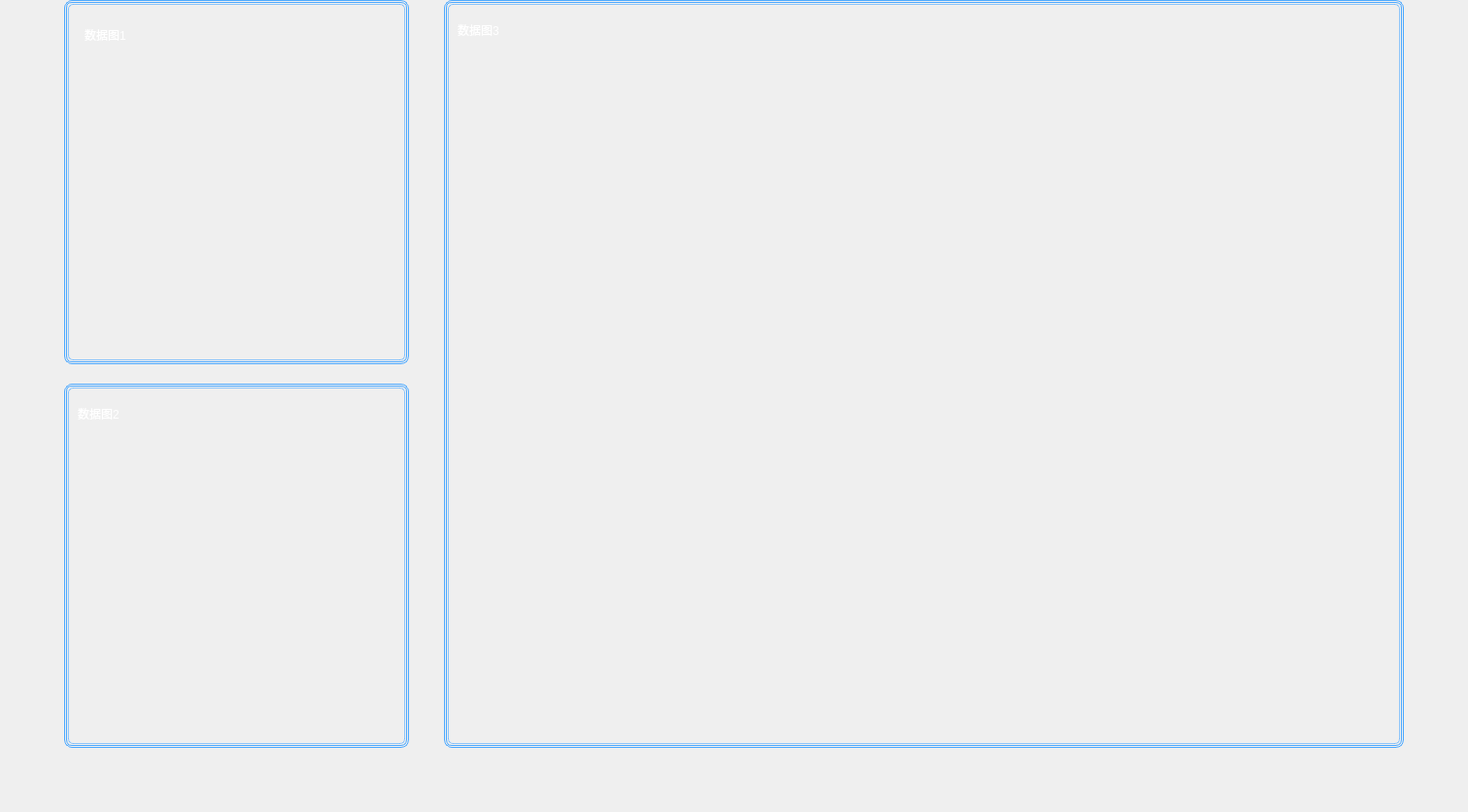
<?xml version="1.0" encoding="UTF-8"?>
<ui version="4.0">
 <class>CViewDataPage</class>
 <widget class="QWidget" name="CViewDataPage">
  <property name="geometry">
   <rect>
    <x>0</x>
    <y>0</y>
    <width>1511</width>
    <height>836</height>
   </rect>
  </property>
  <property name="windowTitle">
   <string>Form</string>
  </property>
  <layout class="QGridLayout" name="gridLayout">
   <property name="leftMargin">
    <number>66</number>
   </property>
   <property name="topMargin">
    <number>0</number>
   </property>
   <property name="rightMargin">
    <number>66</number>
   </property>
   <property name="bottomMargin">
    <number>66</number>
   </property>
   <property name="spacing">
    <number>0</number>
   </property>
   <item row="0" column="0">
    <layout class="QHBoxLayout" name="horizontalLayout_2">
     <property name="spacing">
      <number>28</number>
     </property>
     <item>
      <widget class="QWidget" name="widget_hi" native="true">
       <property name="minimumSize">
        <size>
         <width>363</width>
         <height>0</height>
        </size>
       </property>
       <property name="maximumSize">
        <size>
         <width>363</width>
         <height>16777215</height>
        </size>
       </property>
       <layout class="QVBoxLayout" name="verticalLayout">
        <property name="spacing">
         <number>20</number>
        </property>
        <property name="leftMargin">
         <number>0</number>
        </property>
        <property name="topMargin">
         <number>0</number>
        </property>
        <property name="rightMargin">
         <number>0</number>
        </property>
        <property name="bottomMargin">
         <number>0</number>
        </property>
        <item>
         <widget class="QFrame" name="frame_one_3">
          <property name="minimumSize">
           <size>
            <width>355</width>
            <height>0</height>
           </size>
          </property>
          <property name="maximumSize">
           <size>
            <width>355</width>
            <height>16777215</height>
           </size>
          </property>
          <property name="styleSheet">
           <string notr="true">QFrame#frame_one_3{
border: 0.8px solid #4DA9FF;
border-radius: 8px;
}
</string>
          </property>
          <property name="frameShape">
           <enum>QFrame::NoFrame</enum>
          </property>
          <property name="frameShadow">
           <enum>QFrame::Raised</enum>
          </property>
          <layout class="QGridLayout" name="gridLayout_23">
           <property name="leftMargin">
            <number>1</number>
           </property>
           <property name="topMargin">
            <number>1</number>
           </property>
           <property name="rightMargin">
            <number>1</number>
           </property>
           <property name="bottomMargin">
            <number>1</number>
           </property>
           <property name="spacing">
            <number>0</number>
           </property>
           <item row="0" column="0">
            <widget class="QFrame" name="frame_two_3">
             <property name="styleSheet">
              <string notr="true">QFrame#frame_two_3{
border: 0.6px solid #4DA9FF;
border-radius: 6px;
}
</string>
             </property>
             <property name="frameShape">
              <enum>QFrame::StyledPanel</enum>
             </property>
             <property name="frameShadow">
              <enum>QFrame::Raised</enum>
             </property>
             <layout class="QGridLayout" name="gridLayout_27">
              <property name="leftMargin">
               <number>1</number>
              </property>
              <property name="topMargin">
               <number>1</number>
              </property>
              <property name="rightMargin">
               <number>1</number>
              </property>
              <property name="bottomMargin">
               <number>1</number>
              </property>
              <item row="0" column="0">
               <widget class="QFrame" name="frame_5">
                <property name="styleSheet">
                 <string notr="true">QFrame#frame_5{
border: 1px solid rgba(77, 169, 255, 0.6);
border-radius: 5px;
}
QFrame#frame_5:hover{
	color: rgb(170, 170, 255);
}</string>
                </property>
                <property name="frameShape">
                 <enum>QFrame::StyledPanel</enum>
                </property>
                <property name="frameShadow">
                 <enum>QFrame::Raised</enum>
                </property>
                <layout class="QGridLayout" name="gridLayout_28">
                 <property name="leftMargin">
                  <number>16</number>
                 </property>
                 <property name="topMargin">
                  <number>8</number>
                 </property>
                 <property name="spacing">
                  <number>0</number>
                 </property>
                 <item row="2" column="0">
                  <widget class="QLabel" name="label_5">
                   <property name="styleSheet">
                    <string notr="true">border-image: url(:/image/image/Group14.png);</string>
                   </property>
                  </widget>
                 </item>
                 <item row="1" column="0">
                  <widget class="QWidget" name="widget_guanfang" native="true">
                   <property name="sizePolicy">
                    <sizepolicy hsizetype="Expanding" vsizetype="Preferred">
                     <horstretch>0</horstretch>
                     <verstretch>0</verstretch>
                    </sizepolicy>
                   </property>
                   <property name="minimumSize">
                    <size>
                     <width>0</width>
                     <height>46</height>
                    </size>
                   </property>
                   <property name="maximumSize">
                    <size>
                     <width>16777215</width>
                     <height>46</height>
                    </size>
                   </property>
                   <layout class="QGridLayout" name="gridLayout_4">
                    <property name="leftMargin">
                     <number>0</number>
                    </property>
                    <property name="topMargin">
                     <number>0</number>
                    </property>
                    <property name="rightMargin">
                     <number>0</number>
                    </property>
                    <property name="bottomMargin">
                     <number>0</number>
                    </property>
                    <property name="spacing">
                     <number>0</number>
                    </property>
                    <item row="0" column="0">
                     <layout class="QHBoxLayout" name="horizontalLayout">
                      <property name="spacing">
                       <number>30</number>
                      </property>
                      <item>
                       <widget class="QLabel" name="label">
                        <property name="minimumSize">
                         <size>
                          <width>0</width>
                          <height>34</height>
                         </size>
                        </property>
                        <property name="maximumSize">
                         <size>
                          <width>16777215</width>
                          <height>34</height>
                         </size>
                        </property>
                        <property name="styleSheet">
                         <string notr="true">color: #FFFFFF;
font: 14pt &quot;Alibaba PuHuiTi 2.0&quot;;</string>
                        </property>
                        <property name="text">
                         <string>数据图1</string>
                        </property>
                       </widget>
                      </item>
                     </layout>
                    </item>
                   </layout>
                  </widget>
                 </item>
                </layout>
               </widget>
              </item>
             </layout>
            </widget>
           </item>
          </layout>
         </widget>
        </item>
        <item>
         <widget class="QFrame" name="frame_one_5">
          <property name="minimumSize">
           <size>
            <width>355</width>
            <height>0</height>
           </size>
          </property>
          <property name="maximumSize">
           <size>
            <width>355</width>
            <height>16777215</height>
           </size>
          </property>
          <property name="styleSheet">
           <string notr="true">QFrame#frame_one_5{
border: 0.8px solid #4DA9FF;
border-radius: 8px;
}
</string>
          </property>
          <property name="frameShape">
           <enum>QFrame::NoFrame</enum>
          </property>
          <property name="frameShadow">
           <enum>QFrame::Raised</enum>
          </property>
          <layout class="QGridLayout" name="gridLayout_25">
           <property name="leftMargin">
            <number>1</number>
           </property>
           <property name="topMargin">
            <number>1</number>
           </property>
           <property name="rightMargin">
            <number>1</number>
           </property>
           <property name="bottomMargin">
            <number>1</number>
           </property>
           <property name="spacing">
            <number>0</number>
           </property>
           <item row="0" column="0">
            <widget class="QFrame" name="frame_two_5">
             <property name="styleSheet">
              <string notr="true">QFrame#frame_two_5{
border: 0.6px solid #4DA9FF;
border-radius: 6px;
}
</string>
             </property>
             <property name="frameShape">
              <enum>QFrame::StyledPanel</enum>
             </property>
             <property name="frameShadow">
              <enum>QFrame::Raised</enum>
             </property>
             <layout class="QGridLayout" name="gridLayout_31">
              <property name="leftMargin">
               <number>1</number>
              </property>
              <property name="topMargin">
               <number>1</number>
              </property>
              <property name="rightMargin">
               <number>1</number>
              </property>
              <property name="bottomMargin">
               <number>1</number>
              </property>
              <item row="0" column="0">
               <widget class="QFrame" name="frame_7">
                <property name="styleSheet">
                 <string notr="true">QFrame#frame_7{
border: 1px solid rgba(77, 169, 255, 0.6);
border-radius: 5px;
}
QFrame#frame_7:hover{
	color: rgb(170, 170, 255);
}</string>
                </property>
                <property name="frameShape">
                 <enum>QFrame::StyledPanel</enum>
                </property>
                <property name="frameShadow">
                 <enum>QFrame::Raised</enum>
                </property>
                <layout class="QGridLayout" name="gridLayout_32">
                 <item row="0" column="0">
                  <widget class="QLabel" name="label_4">
                   <property name="minimumSize">
                    <size>
                     <width>0</width>
                     <height>34</height>
                    </size>
                   </property>
                   <property name="maximumSize">
                    <size>
                     <width>16777215</width>
                     <height>34</height>
                    </size>
                   </property>
                   <property name="styleSheet">
                    <string notr="true">color: #FFFFFF;
font: 14pt &quot;Alibaba PuHuiTi 2.0&quot;;</string>
                   </property>
                   <property name="text">
                    <string>数据图2</string>
                   </property>
                  </widget>
                 </item>
                 <item row="1" column="0">
                  <widget class="QLabel" name="label_6">
                   <property name="styleSheet">
                    <string notr="true">border-image: url(:/image/image/Group15.png);</string>
                   </property>
                  </widget>
                 </item>
                </layout>
               </widget>
              </item>
             </layout>
            </widget>
           </item>
          </layout>
         </widget>
        </item>
       </layout>
      </widget>
     </item>
     <item>
      <layout class="QVBoxLayout" name="verticalLayout_2">
       <item>
        <widget class="QFrame" name="frame_one_2">
         <property name="sizePolicy">
          <sizepolicy hsizetype="Expanding" vsizetype="Expanding">
           <horstretch>0</horstretch>
           <verstretch>0</verstretch>
          </sizepolicy>
         </property>
         <property name="minimumSize">
          <size>
           <width>0</width>
           <height>0</height>
          </size>
         </property>
         <property name="maximumSize">
          <size>
           <width>16777215</width>
           <height>16777215</height>
          </size>
         </property>
         <property name="styleSheet">
          <string notr="true">QFrame#frame_one_2{
border: 0.8px solid #4DA9FF;
border-radius: 8px;
}
</string>
         </property>
         <property name="frameShape">
          <enum>QFrame::NoFrame</enum>
         </property>
         <property name="frameShadow">
          <enum>QFrame::Raised</enum>
         </property>
         <layout class="QGridLayout" name="gridLayout_21">
          <property name="leftMargin">
           <number>1</number>
          </property>
          <property name="topMargin">
           <number>1</number>
          </property>
          <property name="rightMargin">
           <number>1</number>
          </property>
          <property name="bottomMargin">
           <number>1</number>
          </property>
          <property name="spacing">
           <number>0</number>
          </property>
          <item row="0" column="0">
           <widget class="QFrame" name="frame_two_2">
            <property name="sizePolicy">
             <sizepolicy hsizetype="Expanding" vsizetype="Expanding">
              <horstretch>0</horstretch>
              <verstretch>0</verstretch>
             </sizepolicy>
            </property>
            <property name="styleSheet">
             <string notr="true">QFrame#frame_two_2{
border: 0.6px solid #4DA9FF;
border-radius: 6px;
}
</string>
            </property>
            <property name="frameShape">
             <enum>QFrame::StyledPanel</enum>
            </property>
            <property name="frameShadow">
             <enum>QFrame::Raised</enum>
            </property>
            <layout class="QGridLayout" name="gridLayout_22">
             <property name="leftMargin">
              <number>1</number>
             </property>
             <property name="topMargin">
              <number>1</number>
             </property>
             <property name="rightMargin">
              <number>1</number>
             </property>
             <property name="bottomMargin">
              <number>1</number>
             </property>
             <item row="0" column="0">
              <widget class="QFrame" name="frame_4">
               <property name="sizePolicy">
                <sizepolicy hsizetype="Expanding" vsizetype="Expanding">
                 <horstretch>0</horstretch>
                 <verstretch>0</verstretch>
                </sizepolicy>
               </property>
               <property name="styleSheet">
                <string notr="true">QFrame#frame_4{
border: 1px solid rgba(77, 169, 255, 0.6);
border-radius: 5px;
}
QFrame#frame_4:hover{
	color: rgb(170, 170, 255);
}</string>
               </property>
               <property name="frameShape">
                <enum>QFrame::StyledPanel</enum>
               </property>
               <property name="frameShadow">
                <enum>QFrame::Raised</enum>
               </property>
               <layout class="QGridLayout" name="gridLayout_18">
                <item row="0" column="0">
                 <widget class="QLabel" name="label_3">
                  <property name="minimumSize">
                   <size>
                    <width>0</width>
                    <height>34</height>
                   </size>
                  </property>
                  <property name="maximumSize">
                   <size>
                    <width>16777215</width>
                    <height>34</height>
                   </size>
                  </property>
                  <property name="styleSheet">
                   <string notr="true">color: #FFFFFF;
font: 14pt &quot;Alibaba PuHuiTi 2.0&quot;;</string>
                  </property>
                  <property name="text">
                   <string>数据图3</string>
                  </property>
                 </widget>
                </item>
                <item row="1" column="0">
                 <widget class="QLabel" name="label_2">
                  <property name="sizePolicy">
                   <sizepolicy hsizetype="Expanding" vsizetype="Expanding">
                    <horstretch>0</horstretch>
                    <verstretch>0</verstretch>
                   </sizepolicy>
                  </property>
                  <property name="styleSheet">
                   <string notr="true">border-image: url(:/image/image/Component 2.png);</string>
                  </property>
                 </widget>
                </item>
               </layout>
              </widget>
             </item>
            </layout>
           </widget>
          </item>
         </layout>
        </widget>
       </item>
      </layout>
     </item>
    </layout>
   </item>
  </layout>
 </widget>
 <resources/>
 <connections/>
</ui>
